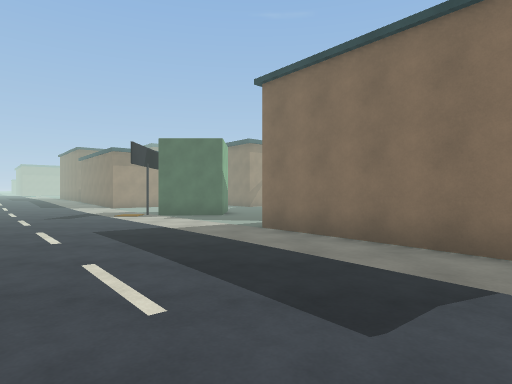
View 1 (above)

24 first-person views from a walk through a 3-D level made in the Unity game engine. The camera is 1.4 m above the floor, looks level and sees 75° across. The floor is counted in squares, 2 m on a side. Each view is taken from the middle of a square. On the plan, view 1 faces up. The plan holds only what a view shows up to about 10 squares ahead; the rest is blank. The place goes on beyond the plan. The player character is not drawn.

View 2
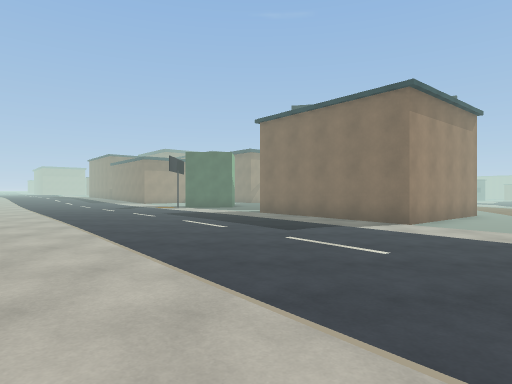

View 3
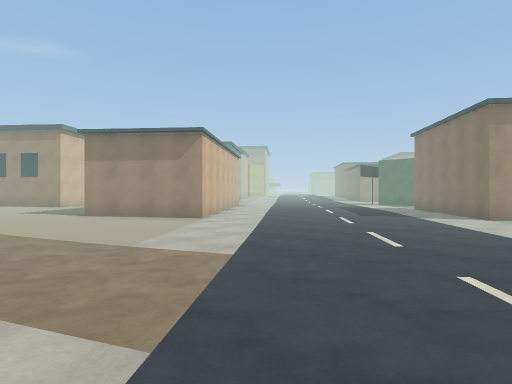

View 4
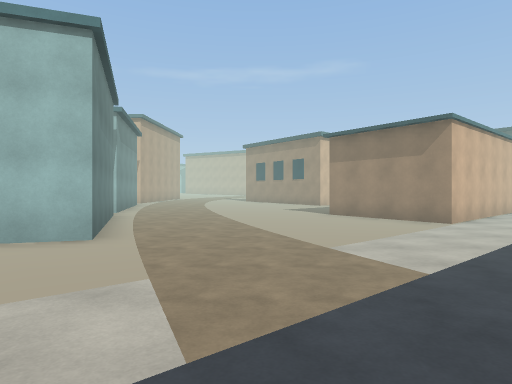

View 5
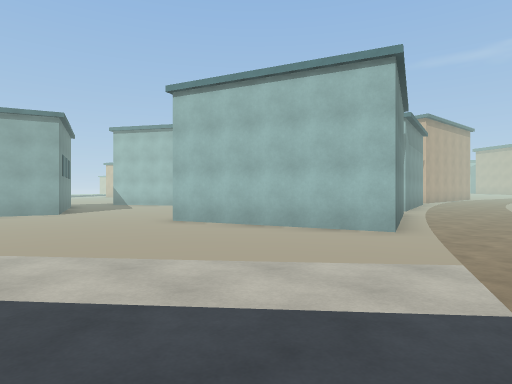

View 6
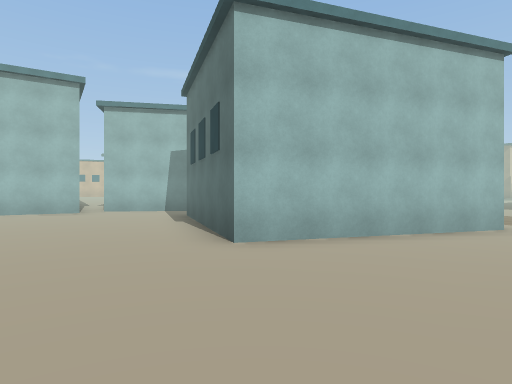

View 7
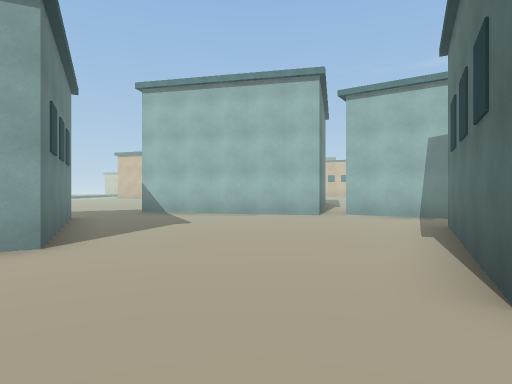

View 8
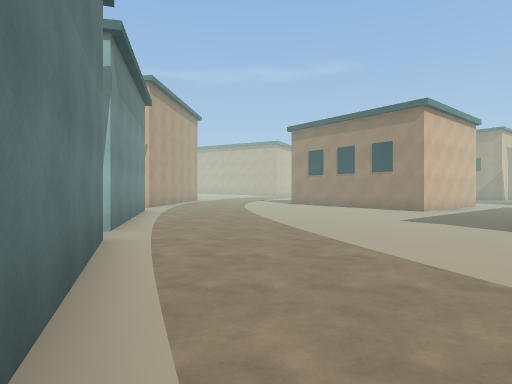

View 9
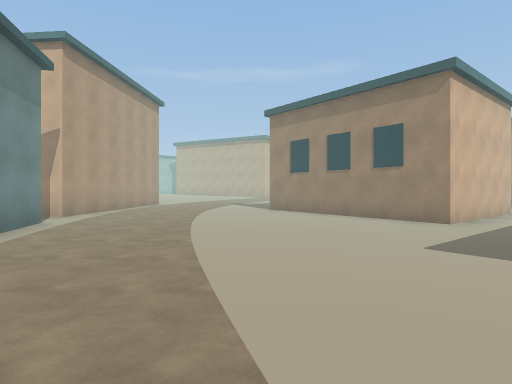

View 10
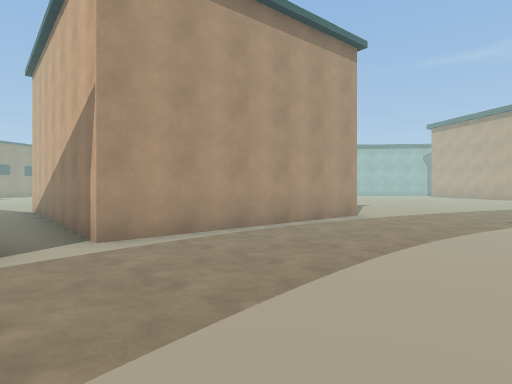

View 11
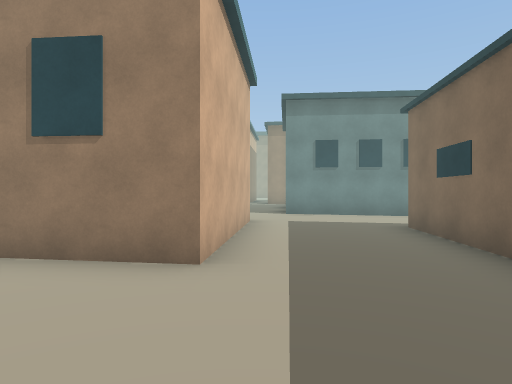

View 12
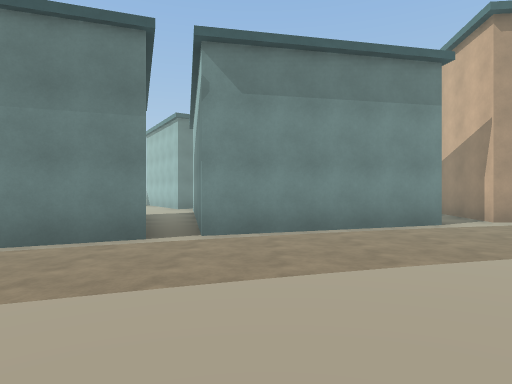

View 13
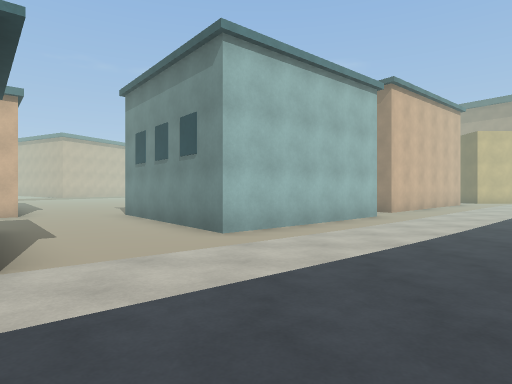

View 14
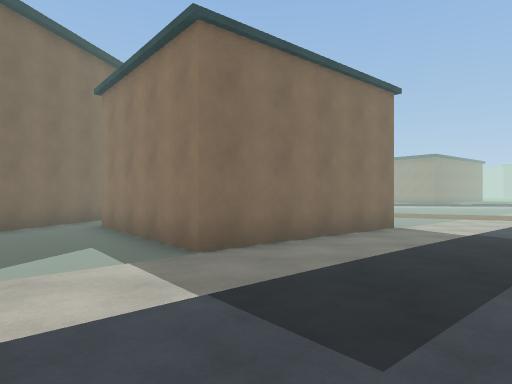

View 15
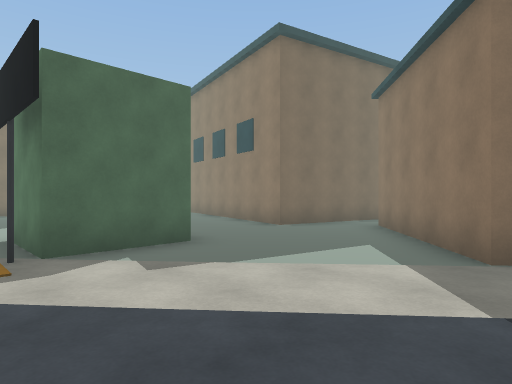

View 16
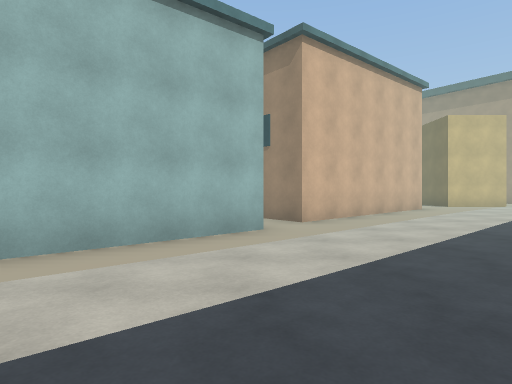

View 17
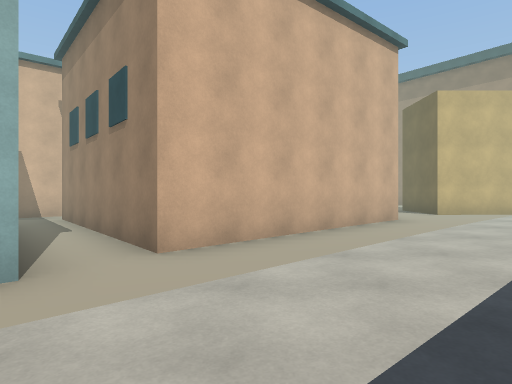

View 18
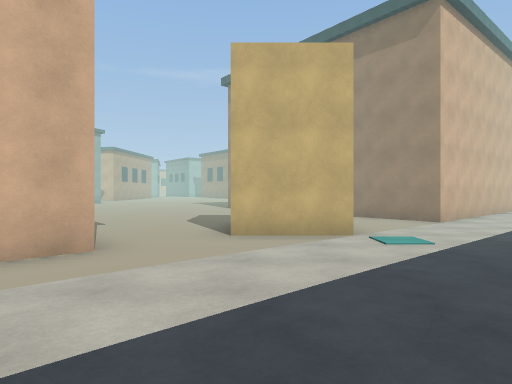

View 19
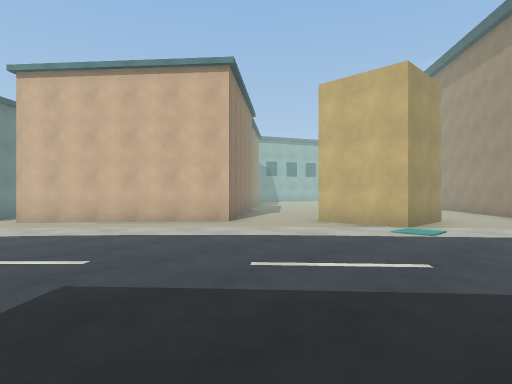

View 20
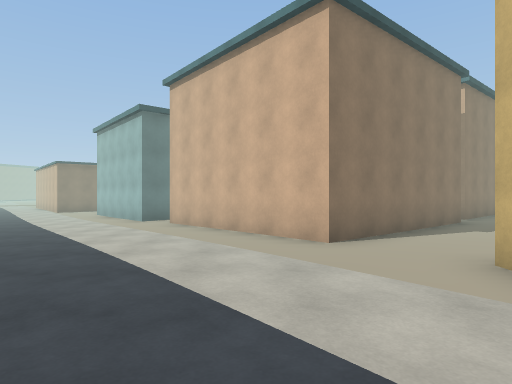

View 21
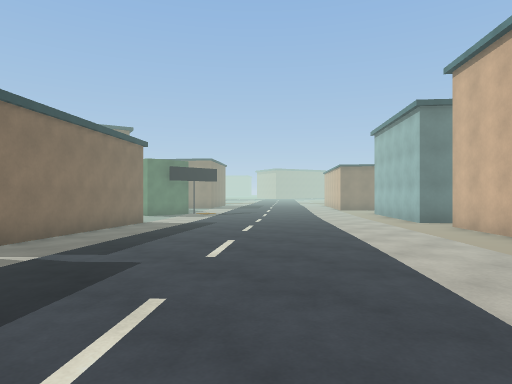

View 22
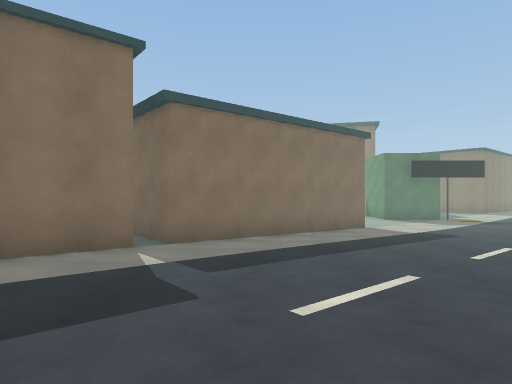

View 23
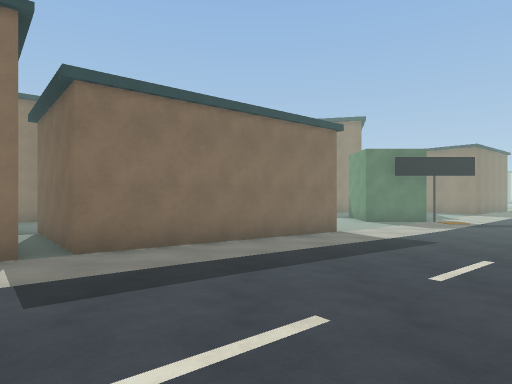

View 24
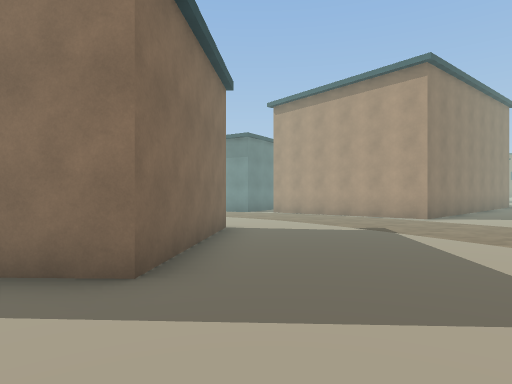

### Floor plan
Key: @ floor where view 1 was taken; # wall or solid block; . main floor; : floor 0.25 m higher than the main floor; - floor 0.25 m lower than the main floor; + floor 0.5 m higher than the main floor; O other object.
Columns run from 23 left of view 1 to 6 right of it. Each row starts with its distance up from view 1.
 20 ###+++ +++++OOO
 19 #+++++++++++:OOO
 18 ++++++++++++::O
 17 ++ ##++++++++::O
 16    ##++++++++:::O
 15 ++++++++++++::::OO
 14 ++++++O+++++:::..O.     ..O
 13 +++++OO+:+::::::.....   ..O
 12 ++++O  O::::::::....#  ..O
 11  ++O    O::::::.....###..OOOO
 10  +O      O:::::.....O.......
  9 +O      OOO::::...........O
  8 O      O:O O::...........O
  7      OO     O...........O
  6     O::     OO..........O    O
  5      O      OO...........O  O.
  4            OO.............OO..
  3           O:::.OO ........O..
  2          :::::O   ............
  1          :::::O   O.........-.
  0          ::O::.O   O...@......
 -1          :OO:::.    O.........
 -2     ++::O   O::..  OO.......
 -3     +++OO    O:...OO.........
 -4     +++:O   O::..............
 -5     +++:OO O:::........-.....
 -6     ++++:OO::::...............
 -7      +++::::::::.........-....
 -8     +++++:::::::::......---...
 -9    ++++++++:::::::....OO.--...
-10    +++++++++:::::..OOO O..--..
-11     +++OOO::::OOOOOO   O....-
-12      ++O  OOO:    O.O   O....
-13       +O    O:    O.O   O....-
-14       +O    O:    O.OOOO.....
-15             O:    O..........
-16             O:     O.........
-17             O:     O........
-18            O+      OO.....OO
-19                     O.....O
-20                      O...O
-21                       O..O

Positions as (right, up) in squares from view 1, and headings:
1: (0, 0), facing up
2: (0, -4), facing up
3: (5, -7), facing up-left
4: (5, -6), facing left
5: (6, -6), facing down-left
6: (6, -13), facing left
7: (4, -13), facing down-left
8: (0, -8), facing left
9: (-3, -7), facing left
10: (-9, -7), facing down-left
11: (-7, -5), facing up-left
12: (-6, -5), facing down
13: (-4, 6), facing left
14: (-4, 6), facing right
15: (-4, 6), facing up-right
16: (-7, 9), facing left
17: (-10, 11), facing left
18: (-13, 16), facing left
19: (-12, 20), facing down-left
20: (-16, 19), facing down
21: (-16, 19), facing down-right
22: (-15, 17), facing right
23: (-14, 16), facing right
24: (-19, -2), facing down-right
